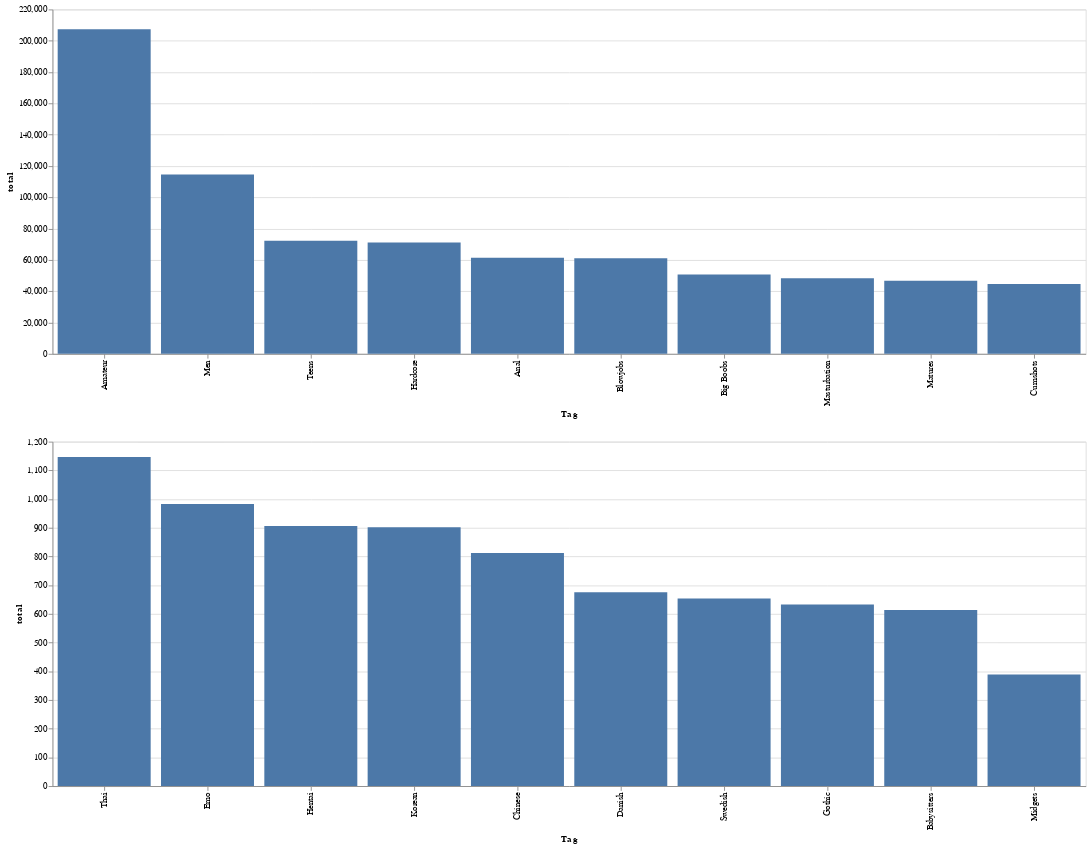

Write notebook code for a chart like this one.
### Code cell
# Plotting the firsts and lasts ones

upper = (
    alt.Chart(tag[:10])
    .mark_bar()
    .encode(alt.X("Tag", sort="-y"), y="total",)
    .properties(width=1200, height=400)
)

lower = (
    alt.Chart(tag[-10:])
    .mark_bar()
    .encode(alt.X("Tag", sort="-y"), y="total",)
    .properties(width=1200, height=400)
)


upper & lower

### Figure 1 — Vega-Lite specification as saved in the notebook (floating-point values rounded to 4 significant figures)
{"config": {"view": {"continuousWidth": 400, "continuousHeight": 300}}, "vconcat": [{"data": {"name": "data-80cae59ca39e618b4280ccbd334379dd"}, "mark": "bar", "encoding": {"x": {"field": "Tag", "sort": "-y", "type": "nominal"}, "y": {"field": "total", "type": "quantitative"}}, "height": 400, "width": 1200}, {"data": {"name": "data-4116d09f550e6c183ac4db68b0fec325"}, "mark": "bar", "encoding": {"x": {"field": "Tag", "sort": "-y", "type": "nominal"}, "y": {"field": "total", "type": "quantitative"}}, "height": 400, "width": 1200}], "$schema": "https://vega.github.io/schema/vega-lite/v4.17.0.json", "datasets": {"data-80cae59ca39e618b4280ccbd334379dd": [{"Tag": "Amateur", "tag_0": 206914, "tag_1": 224.0, "tag_2": 191.0, "tag_3": 24.0, "tag_4": 65.0, "total": 207400.0}, {"Tag": "Men", "tag_0": 92505, "tag_1": 18270.0, "tag_2": 3880.0, "tag_3": 0.0, "tag_4": 0.0, "total": 114700.0}, {"Tag": "Teens", "tag_0": 4061, "tag_1": 17660.0, "tag_2": 46970.0, "tag_3": 1837.0, "tag_4": 1735.0, "total": 72260.0}, {"Tag": "Hardcore", "tag_0": 11713, "tag_1": 32890.0, "tag_2": 24920.0, "tag_3": 1291.0, "tag_4": 328.0, "total": 71140.0}, {"Tag": "Anal", "tag_0": 48357, "tag_1": 12920.0, "tag_2": 26.0, "tag_3": 9.0, "tag_4": 18.0, "total": 61330.0}, {"Tag": "Blowjobs", "tag_0": 21987, "tag_1": 31690.0, "tag_2": 7090.0, "tag_3": 262.0, "tag_4": 31.0, "total": 61060.0}, {"Tag": "Big Boobs", "tag_0": 24355, "tag_1": 21970.0, "tag_2": 3775.0, "tag_3": 393.0, "tag_4": 225.0, "total": 50720.0}, {"Tag": "Masturbation", "tag_0": 8069, "tag_1": 25010.0, "tag_2": 14060.0, "tag_3": 975.0, "tag_4": 236.0, "total": 48350.0}, {"Tag": "Matures", "tag_0": 6622, "tag_1": 19330.0, "tag_2": 19710.0, "tag_3": 747.0, "tag_4": 331.0, "total": 46740.0}, {"Tag": "Cumshots", "tag_0": 9936, "tag_1": 23450.0, "tag_2": 10670.0, "tag_3": 554.0, "tag_4": 47.0, "total": 44650.0}], "data-4116d09f550e6c183ac4db68b0fec325": [{"Tag": "Thai", "tag_0": 27, "tag_1": 182.0, "tag_2": 518.0, "tag_3": 350.0, "tag_4": 70.0, "total": 1147.0}, {"Tag": "Emo", "tag_0": 271, "tag_1": 490.0, "tag_2": 168.0, "tag_3": 52.0, "tag_4": 2.0, "total": 983.0}, {"Tag": "Hentai", "tag_0": 122, "tag_1": 353.0, "tag_2": 358.0, "tag_3": 40.0, "tag_4": 33.0, "total": 906.0}, {"Tag": "Korean", "tag_0": 25, "tag_1": 209.0, "tag_2": 568.0, "tag_3": 71.0, "tag_4": 29.0, "total": 902.0}, {"Tag": "Chinese", "tag_0": 45, "tag_1": 326.0, "tag_2": 232.0, "tag_3": 193.0, "tag_4": 16.0, "total": 812.0}, {"Tag": "Danish", "tag_0": 212, "tag_1": 129.0, "tag_2": 111.0, "tag_3": 217.0, "tag_4": 6.0, "total": 675.0}, {"Tag": "Swedish", "tag_0": 43, "tag_1": 254.0, "tag_2": 271.0, "tag_3": 74.0, "tag_4": 12.0, "total": 654.0}, {"Tag": "Gothic", "tag_0": 112, "tag_1": 281.0, "tag_2": 175.0, "tag_3": 52.0, "tag_4": 13.0, "total": 633.0}, {"Tag": "Babysitters", "tag_0": 258, "tag_1": 167.0, "tag_2": 75.0, "tag_3": 108.0, "tag_4": 6.0, "total": 614.0}, {"Tag": "Midgets", "tag_0": 53, "tag_1": 141.0, "tag_2": 141.0, "tag_3": 47.0, "tag_4": 7.0, "total": 389.0}]}}
